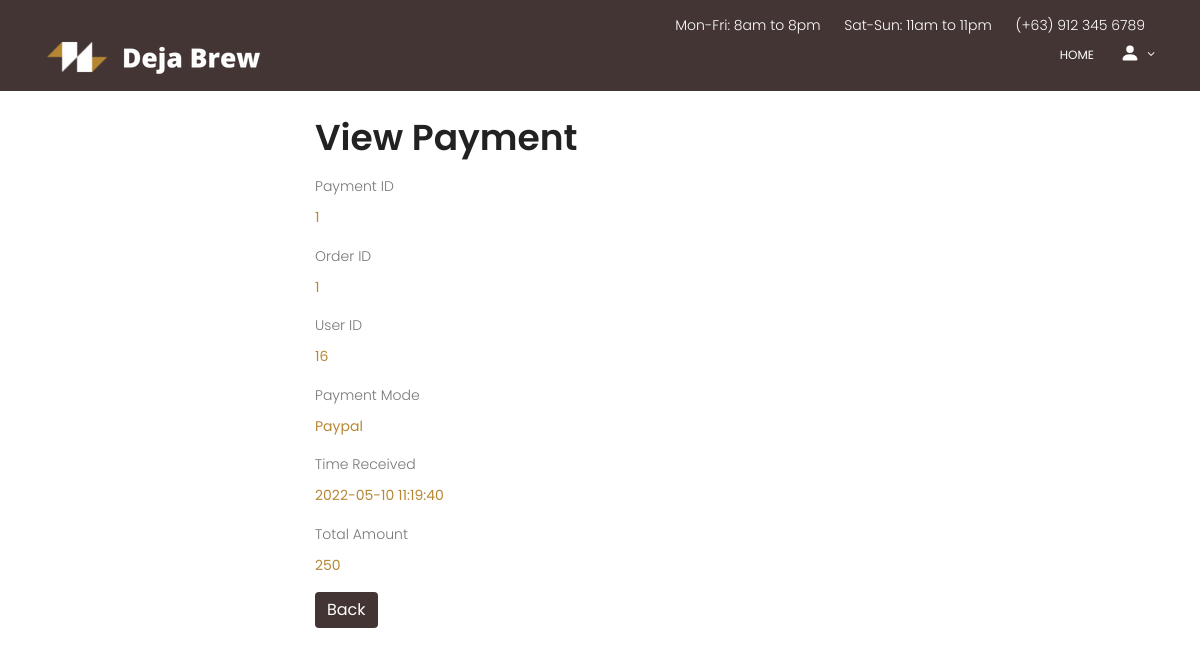
Page /Home-developer/Payment/read.php?id=1 on the committed database.
### tables this page shows
CREATE TABLE `payment` (
  `Payment_ID` int(50) NOT NULL COMMENT 'PK for payment',
  `Order_ID` int(50) NOT NULL COMMENT 'FK for order',
  `User_ID` int(50) NOT NULL COMMENT 'FK for user',
  `Payment_Mode` varchar(25) NOT NULL COMMENT 'Mode of Payment',
  `Time_Received` timestamp NOT NULL DEFAULT current_timestamp() ON UPDATE current_timestamp() COMMENT 'Timestamp for payment',
  `Total_Amount` int(50) NOT NULL COMMENT 'Total amount payed'
);

### Home-developer/Payment/read.php (the view, shortened to what this page needs)
<?php
if(isset($_GET["id"]) && !empty(trim($_GET["id"]))){
    require_once "config.php";
    $sql = "SELECT * FROM payment WHERE Payment_ID = ?";
    if($stmt = mysqli_prepare($link, $sql)){
        mysqli_stmt_bind_param($stmt, "s", $param_id);
        if(mysqli_stmt_execute($stmt)){
            $result = mysqli_stmt_get_result($stmt);
            if(mysqli_num_rows($result) == 1){
                $row = mysqli_fetch_array($result, MYSQLI_ASSOC);
            } else{
                header("location: error.php");
                exit();
            }
        } else{
            echo "Oops! Something went wrong. Please try again later.";
        }
    }
} else{
    header("location: error.php");
    exit();
}
?>
<!DOCTYPE html>
<html lang="en">
<html lang="zxx" class="no-js">
	<head>
			<link rel="stylesheet" href="css/linearicons.css">
			<link rel="stylesheet" href="css/owl.carousel.css">
			<link rel="stylesheet" href="css/font-awesome.min.css">
			<link rel="stylesheet" href="css/nice-select.css">
			<link rel="stylesheet" href="css/magnific-popup.css">
			<link rel="stylesheet" href="css/bootstrap.css">
			<link rel="stylesheet" href="css/main.css">
</head>
<body>
<header id="header" id="home" style="background: #433533;">
				<div class="header-top">
		  			<div class="container">
				  		<div class="row justify-content-end">
				  			<div class="col-lg-8 col-sm-4 col-8 header-top-right no-padding">
				  				<ul>
				  					<li>
				  						Mon-Fri: 8am to 8pm
				  					</li>
				  					<li>
				  						Sat-Sun: 11am to 11pm
				  					</li>
				  					<li>
				  						<a href="tel:(012) 6985 236 7512">(+63) 912 345 6789</a>
				  					</li>
				  				</ul>
				  			</div>
				  		</div>
		  			</div>
				</div>
			    <div class="container">
			    	<div class="row align-items-center justify-content-between d-flex">
				      <div id="logo">
				        <a href="../index.php"><img src="img/logo.png" alt="" title="" /></a>
				      </div>
				      <nav id="nav-menu-container">
				        <ul class="nav-menu">
				          <li class="menu-active"><a href="../index.php">Home</a></li>
						  <li class="menu-has-children"><a href="">
							  <svg xmlns="http://www.w3.org/2000/svg" width="20" height="20" fill="currentColor" class="bi bi-person-fill" viewBox="0 0 16 16">
								  <path d="M3 14s-1 0-1-1 1-4 6-4 6 3 6 4-1 1-1 1H3zm5-6a3 3 0 1 0 0-6 3 3 0 0 0 0 6z"/>
							  </svg></a>
				          </li>
				        </ul>
				      </nav>
			    	</div>
			    </div>
			  </header>
              <br><br><br>
                <div class="wrapper">
                    <div class="container-fluid">
                        <div class="row">
                            <div class="col-md-12">
                                <h1 class="mt-5 mb-3">View Payment</h1>
                                <div class="form-group">
                                    <label>Payment ID</label>
                                    <p><b><?php echo $row["Payment_ID"]; ?></b></p>
                                </div>
                                <div class="form-group">
                                    <label>Order ID</label>
                                    <p><b><?php echo $row["Order_ID"]; ?></b></p>
                                </div>
                                <div class="form-group">
                                    <label>User ID</label>
                                    <p><b><?php echo $row["User_ID"]; ?></b></p>
                                </div>
                                <div class="form-group">
                                    <label>Payment Mode</label>
                                    <p><b><?php echo $row["Payment_Mode"]; ?></b></p>
                                </div>
                                <div class="form-group">
                                    <label>Time Received</label>
                                    <p><b><?php echo $row["Time_Received"]; ?></b></p>
                                </div>
                                <div class="form-group">
                                    <label>Total Amount</label>
                                    <p><b><?php echo $row["Total_Amount"]; ?></b></p>
                                </div>
                                <p><a href="index.php" class="btn btn-dark" style="background:#433533; border-style: none;">Back</a></p>
                            </div>
                        </div>
                    </div>
                </div>
</body>
</html>

### Home-developer/Payment/css/main.css (style rules this page uses)
body { color: #777777; font-family: "Poppins", sans-serif; font-size: 14px; font-weight: 300; line-height: 1.625em; position: relative; }
ol, ul { margin: 0; padding: 0; list-style: none; }
a { -webkit-transition: all 0.3s ease 0s; -moz-transition: all 0.3s ease 0s; -o-transition: all 0.3s ease 0s; transition: all 0.3s ease 0s; }
a, a:focus, a:hover { text-decoration: none; outline: 0; }
h1, h2, h3, h4, h5, h6 { font-family: "Poppins", sans-serif; color: #222222; line-height: 1.2em !important; margin-bottom: 0; margin-top: 0; font-weight: 600; }
h1, .h1 { font-size: 36px; }
.no-padding { padding: 0; }
b, sup, sub, u, del { color: #b68834; }
h1 { font-size: 36px; }
h1, h2, h3, h4, h5, h6 { line-height: 1.5em; }
#header { padding: 14px 0; position: fixed; left: 0; top: 0; right: 0; transition: all 0.5s; z-index: 997; }
.header-top ul { text-align: right; margin-right: 5px; }
.header-top ul li { color: #fff; display: inline-block; margin-right: 20px; }
.header-top ul li a { color: #fff; }
#header #logo img { padding: 0; margin: 0; }
.nav-menu, .nav-menu * { margin: 0; padding: 0; list-style: none; }
.nav-menu li { position: relative; white-space: nowrap; }
.nav-menu > li { float: left; }
.sf-arrows .sf-with-ul { padding-right: 30px; }
.sf-arrows .sf-with-ul:after { content: "\f107"; position: absolute; right: 15px; font-family: FontAwesome; font-style: normal; font-weight: normal; }
#nav-menu-container { margin: 0; }
.nav-menu a { padding: 0 8px 0px 8px; text-decoration: none; display: inline-block; color: #fff; font-weight: 400; font-size: 12px; text-transform: uppercase; outline: none; }
.nav-menu > li { margin-left: 10px; }
#mobile-nav { position: fixed; top: 0; padding-top: 18px; bottom: 0; z-index: 998; background: rgba(0, 0, 0, 0.8); left: -260px; width: 260px; overflow-y: auto; transition: 0.4s; }
#mobile-nav ul { padding: 0; margin: 0; list-style: none; }
#mobile-nav ul li { position: relative; }
#mobile-nav ul li a { color: #fff; font-size: 13px; text-transform: uppercase; overflow: hidden; padding: 10px 22px 10px 15px; position: relative; text-decoration: none; width: 100%; display: block; outline: none; font-weight: 700; }

### Home-developer/Payment/read.php (style rules this page uses)
.wrapper { width: 600px; margin: 0 auto; }

### rows in the picture
payment: Payment_ID "1", Order_ID "1", User_ID "16", Payment_Mode "Paypal", Time_Received "2022-05-10 11:19:40", Total_Amount "250"
